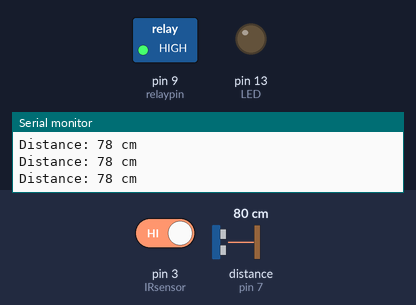
Bench run of a sketch on a simulated Arduino Uno, built with avr-gcc and run on an emulated ATmega328P. Shown: switched loads named in the sketch (green lamp = pin HIGH), output pins drawn as LEDs (lit = HIGH), the last lines printed to the serial monitor. Wiring (inferred from the names in the program): ultrasonic range finder: trigger pin 8; echo pin 7. Inputs (shaded band) come from the test bench; at power-on: pin 3 (IRsensor) HIGH, distance to the obstacle (sensor on pin 7) 80 cm. The echo pulse lasts 58.3 µs per cm; pins used as bus, display or sensor lines are not drawn.

Above: at 1.2 s.
1.3 s: pin 3 (IRsensor) driven LOW
At 1.7 s:
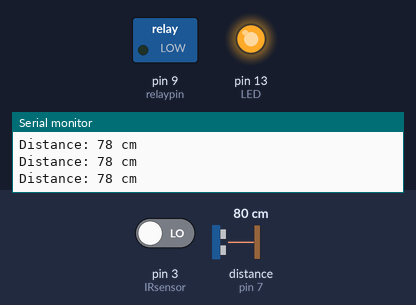
2.8 s: distance to the obstacle (sensor on pin 7) set to 5 cm
5.8 s: distance to the obstacle (sensor on pin 7) set to 2 cm
At 6.2 s:
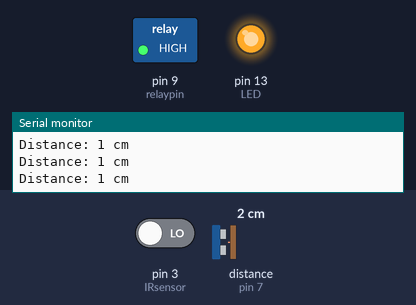
7.3 s: distance to the obstacle (sensor on pin 7) set to 9 cm
At 8.5 s:
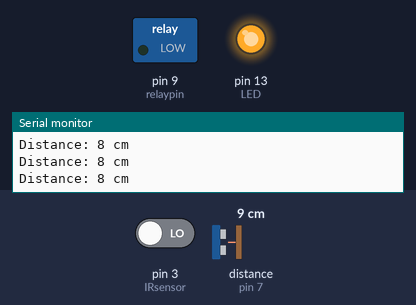
10.3 s: pin 3 (IRsensor) driven HIGH
At 11.8 s:
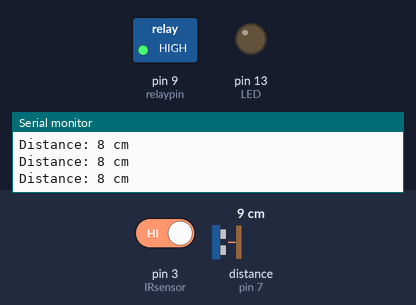
Timing chart, 0 to 12.8 s (numbered marks = the images above; inputs shaded):
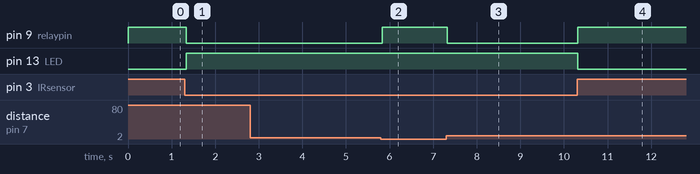

Measured:
- the behaviour switches between 4 and 3 cm on distance to the obstacle (sensor on pin 7) (found by bisection; images 1 and 2)
- after the input at 1.3 s, pin 9 (relaypin): HIGH → LOW at once; pin 13 (LED): LOW → HIGH at once
- after the input at 5.8 s, pin 9 (relaypin): LOW → HIGH at once
- after the input at 7.3 s, pin 9 (relaypin): HIGH → LOW at once
- after the input at 10.3 s, pin 9 (relaypin): LOW → HIGH at once; pin 13 (LED): HIGH → LOW at once

The sketch:

Waterfilter_Project.ino
```cpp
int IRsensor = 3;
int hd;
int percentwater;
int relaypin =9;
int diff;
int LED = 13;
int i=1;


#define echoPin 7 // attach pin D2 Arduino to pin Echo of HC-SR04
#define trigPin 8 //attach pin D3 Arduino to pin Trig of HC-SR04

// defines variables

long duration; // variable for the duration of sound wave travel
int distance; // variable for the distance measurement

void setup() {
  pinMode(trigPin, OUTPUT); // Sets the trigPin as an OUTPUT
  pinMode(echoPin, INPUT); // Sets the echoPin as an INPUT
  pinMode(relaypin, OUTPUT);
  pinMode (IRsensor, INPUT);
  pinMode (LED, OUTPUT);
  Serial.begin(9600); // // Serial Communication is starting with 9600 of baudrate speed
  Serial.println("Ultrasonic Sensor HC-SR04 Test"); // print some text in Serial Monitor
  Serial.println("with Arduino UNO R3");


}


void loop()
{
    int statussensor = digitalRead(IRsensor);
    ucs();

    if (statussensor == 0 && distance >3 ){
      digitalWrite(LED, HIGH);
      digitalWrite(relaypin, LOW);


   }
   else if( distance<3){
     digitalWrite(relaypin, HIGH);
   }


  else if(statussensor == 1)
  {
    digitalWrite(LED, LOW); // LED Low
    i=1;
    digitalWrite(relaypin, HIGH);
  }

}
void ucs() {
  // Clears the trigPin condition
  digitalWrite(trigPin, LOW);
  delayMicroseconds(2);
  // Sets the trigPin HIGH (ACTIVE) for 10 microseconds
  digitalWrite(trigPin, HIGH);
  delayMicroseconds(10);
  digitalWrite(trigPin, LOW);
  // Reads the echoPin, returns the sound wave travel time in microseconds
  duration = pulseIn(echoPin, HIGH);
  // Calculating the distance
  distance = duration * 0.034 / 2; // Speed of sound wave divided by 2 (go and back)
  // Displays the distance on the Serial Monitor
  Serial.print("Distance: ");
  Serial.print(distance);
  Serial.println(" cm");


}
```
